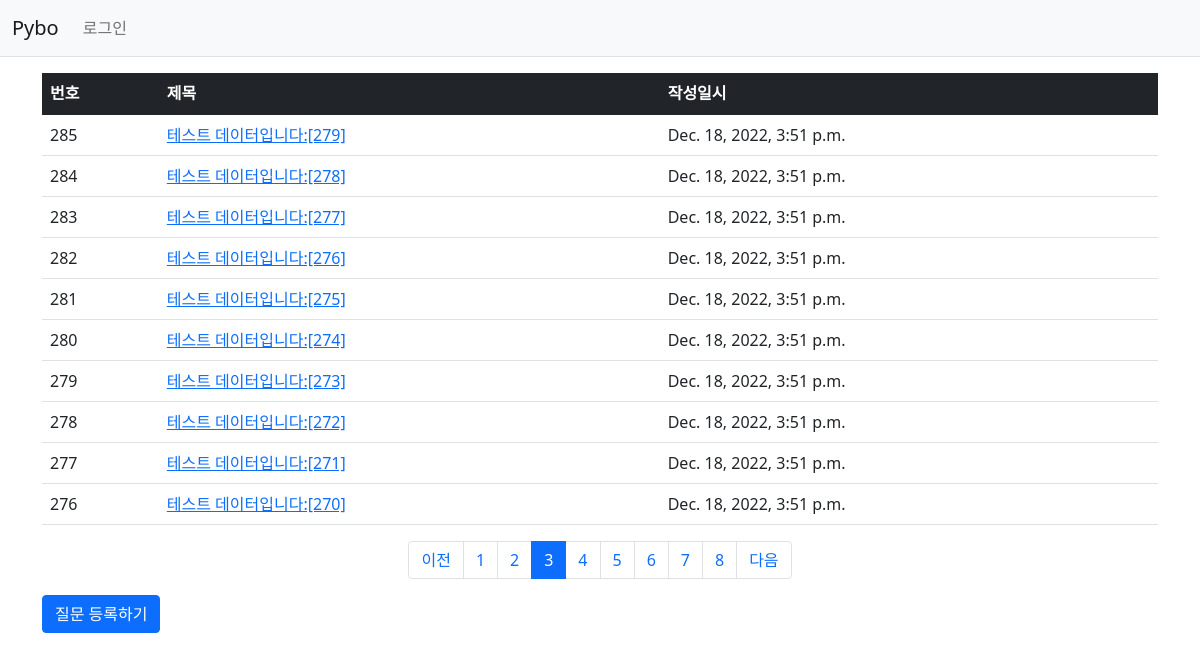
Page /pybo/?page=3 on the committed database.
### pybo/models.py (models this page shows, shortened)
class Question(models.Model):
    subject = models.CharField(max_length=20)
    content = models.TextField()
    create_date = models.DateTimeField()

### pybo/views.py (the view)
# urls.py: path('', views.index, name = "index"),
def index(request):
    page = request.GET.get('page', '1')
    question_list =  Question.objects.order_by('-create_date')
    paginator = Paginator(question_list, 10)    #페이지당 10개 씩 보여주기
    page_obj = paginator.get_page(page)
    print(page_obj)
    context = {'question_list': page_obj}
    return render(request, 'pybo/question_list.html', context)

### pybo/templatetags/pybo_filter.py (called while the page is built)
@register.filter
def sub(value, arg):
    return value - arg

### templates/pybo/question_list.html (shortened to what this page needs)
{% extends 'base.html' %}
{% load pybo_filter %}
{% block content %}
<div class="container my-3">
    <table class="table">
        <thead>
        <tr class="table-dark">
            <th>번호</th>
            <th>제목</th>
            <th>작성일시</th>
        </tr>
        </thead>
        <tbody>
        {% if question_list %}
        {% for question in question_list %}
        <tr>
            <td>
                {{ question_list.paginator.count|sub:question_list.start_index|sub:forloop.counter0|add:1 }}
            </td>
            <td>
                <a href="{% url 'pybo:detail' question.id %}">{{ question.subject }}</a>
            </td>
            <td>{{ question.create_date }}</td>
        </tr>
        {% endfor %}
        {% else %}
        <tr>
            <td colspan="3">질문이 없습니다.</td>
        </tr>
        {% endif %}
        </tbody>
    </table>
    <ul class="pagination justify-content-center">
        {% if question_list.has_previous %}
        <li class="page-item">
            <a class="page-link" href="?page={{ question_list.previous_page_number }}">이전</a>
        </li>
        {% else %}
        <li class="page-item disabled">
            <a class="page-link" tabindex="-1" aria-disabled="true" href="#">이전</a>
        </li>
        {% endif %}
        {% for page_number in question_list.paginator.page_range %}
        {% if page_number >= question_list.number|add:-5 and page_number <= question_list.number|add:5 %}
        {% if page_number == question_list.number %}
        <li class="page-item active" aria-current="page">
            <a class="page-link" href="?page={{ page_number }}">{{ page_number }}</a>
        </li>
        {% else %}
        <li class="page-item">
            <a class="page-link" href="?page={{ page_number }}">{{ page_number }}</a>
        </li>
        {% endif %}
        {% endif %}
        {% endfor %}
        {% if question_list.has_next %}
        <li class="page-item">
            <a class="page-link" href="?page={{ question_list.next_page_number }}">다음</a>
        </li>
        {% else %}
        <li class="page-item disabled">
            <a class="page-link" tabindex="-1" aria-disabled="true" href="#">다음</a>
        </li>
        {% endif %}
    </ul>
    <a href="{% url 'pybo:question_create' %}" class="btn btn-primary">질문 등록하기</a>
</div>
{% endblock %}

### rows in the picture
Question: paginator.count|sub "285", subject "테스트 데이터입니다:[279]", create_date "Dec. 18, 2022, 3:51 p.m."
Question: paginator.count|sub "284", subject "테스트 데이터입니다:[278]", create_date "Dec. 18, 2022, 3:51 p.m."
Question: paginator.count|sub "283", subject "테스트 데이터입니다:[277]", create_date "Dec. 18, 2022, 3:51 p.m."
Question: paginator.count|sub "282", subject "테스트 데이터입니다:[276]", create_date "Dec. 18, 2022, 3:51 p.m."
Question: paginator.count|sub "281", subject "테스트 데이터입니다:[275]", create_date "Dec. 18, 2022, 3:51 p.m."
Question: paginator.count|sub "280", subject "테스트 데이터입니다:[274]", create_date "Dec. 18, 2022, 3:51 p.m."
Question: paginator.count|sub "279", subject "테스트 데이터입니다:[273]", create_date "Dec. 18, 2022, 3:51 p.m."
Question: paginator.count|sub "278", subject "테스트 데이터입니다:[272]", create_date "Dec. 18, 2022, 3:51 p.m."
Question: paginator.count|sub "277", subject "테스트 데이터입니다:[271]", create_date "Dec. 18, 2022, 3:51 p.m."
Question: paginator.count|sub "276", subject "테스트 데이터입니다:[270]", create_date "Dec. 18, 2022, 3:51 p.m."

### other values in the picture
{{ page_number }} "1" "2" "4" "5" "6" "7" "8"
{{ page_number }} "3"
